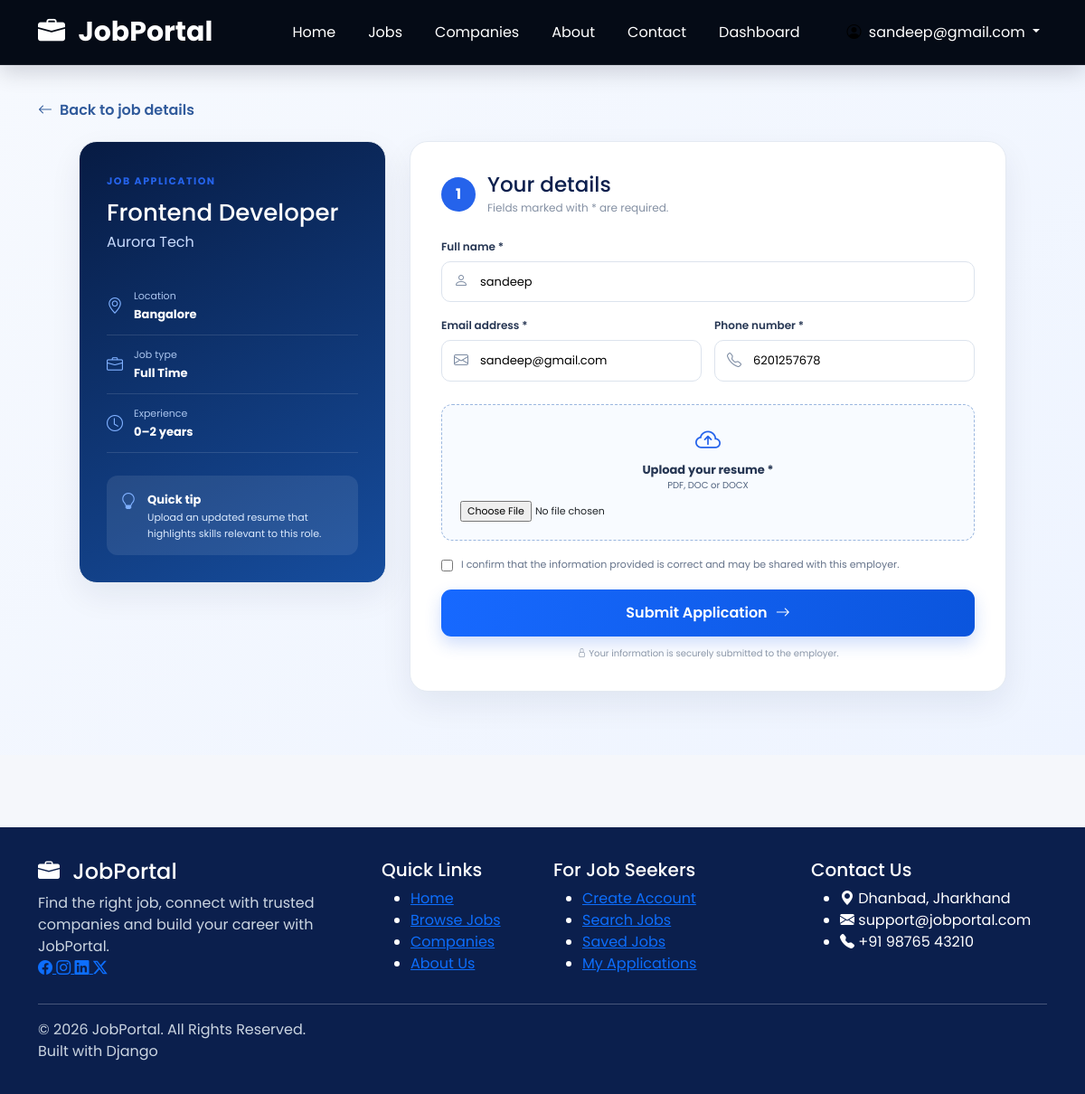
Page /jobs/apply/4/ (signed in) on the committed database.
### accounts/models.py (models this page shows, shortened)
class User(AbstractUser):
    USER_TYPES = (
        ('candidate', 'Candidate'),
        ('employer', 'Employer'),
    )
    user_type = models.CharField(
        max_length=20,
        choices=USER_TYPES
    )
    phone = models.CharField(
        max_length=15,
        blank=True
    )
    profile_image = models.ImageField(
        upload_to='profiles/',
        blank=True,
        null=True
    )
    resume = models.FileField(
    upload_to="resumes/",
    blank=True,
    null=True
)

### jobs/models.py (models this page shows, shortened)
class Job(models.Model):
    JOB_TYPES = (
        ("full_time", "Full Time"),
        ("part_time", "Part Time"),
        ("internship", "Internship"),
        ("contract", "Contract"),
        ("remote", "Remote"),
    )
    employer = models.ForeignKey(
        settings.AUTH_USER_MODEL,
        on_delete=models.CASCADE,
        related_name="posted_jobs"
    )
    title = models.CharField(max_length=200)
    company_name = models.CharField(
        max_length=180,
        blank=True
    )
    category = models.CharField(
        max_length=100,
        blank=True
    )
    job_type = models.CharField(
        max_length=20,
        choices=JOB_TYPES
    )
    location = models.CharField(max_length=150)
    experience = models.CharField(
        max_length=100,
        blank=True
    )
    minimum_salary = models.PositiveIntegerField(
        blank=True,
        null=True
    )
    maximum_salary = models.PositiveIntegerField(
        blank=True,
        null=True
    )
    description = models.TextField()
    requirements = models.TextField()
    skills = models.CharField(
        max_length=500,
        blank=True
    )
    application_deadline = models.DateField(
        blank=True,
        null=True
    )
    number_of_vacancies = models.PositiveIntegerField(
        default=1
    )
    work_mode = models.CharField(
        max_length=50,
        blank=True
    )
    education_level = models.CharField(
        max_length=100,
        blank=True
    )
    benefits = models.CharField(
        max_length=500,
        blank=True
    )
    company_logo = models.ImageField(
        upload_to="company_logos/",
        blank=True,
        null=True
    )
    is_active = models.BooleanField(default=True)
    created_at = models.DateTimeField(auto_now_add=True)
    updated_at = models.DateTimeField(auto_now=True)

### jobs/views.py (the view, shortened to what this page needs)
@login_required
def apply_job(request, job_id):
    job = get_object_or_404(Job, id=job_id, is_active=True)
    if request.user.user_type != "candidate":
        messages.error(request, "Only candidates can apply for jobs.")
        return redirect("job_detail", job_id=job.id)
    already_applied = Application.objects.filter(
        job=job,
        candidate=request.user
    ).exists()
    if already_applied:
        messages.error(request, "You have already applied for this job.")
        return redirect("job_detail", job_id=job.id)
    return render(request, "apply-job.html", {"job": job})

### jobs/context_processors.py (called while the page is built, shortened)
def notification_count(request):
    if request.user.is_authenticated and request.user.user_type == "candidate":
        unread = Notification.objects.filter(candidate=request.user, is_read=False).count()
        return {"candidate_unread_notifications_count": unread, "unread_notifications_count": 0}
    return {"unread_notifications_count": 0, "candidate_unread_notifications_count": 0}

### templates/apply-job.html (shortened to what this page needs)
{% extends "base.html" %}
{% block content %}
<main class="application-page"><div class="container">
  <a class="application-back" href="{% url 'job_detail' job.id %}"><i class="bi bi-arrow-left"></i> Back to job details</a>
  <div class="application-layout">
    <aside class="application-summary"><span class="application-step">JOB APPLICATION</span><h1>{{ job.title|title }}</h1><p class="application-company">{{ job.company_name|default:job.employer.first_name|default:job.employer.username }}</p>
      <div><i class="bi bi-geo-alt"></i><span>Location<strong>{{ job.location }}</strong></span></div><div><i class="bi bi-briefcase"></i><span>Job type<strong>{{ job.get_job_type_display }}</strong></span></div><div><i class="bi bi-clock"></i><span>Experience<strong>{{ job.experience|default:"Not specified" }}</strong></span></div>
      <div class="application-tip"><i class="bi bi-lightbulb"></i><p><strong>Quick tip</strong>Upload an updated resume that highlights skills relevant to this role.</p></div>
    </aside>
    <section class="application-form-card"><div class="form-heading"><span>1</span><div><h2>Your details</h2><p>Fields marked with * are required.</p></div></div>
      <form method="post" enctype="multipart/form-data">{% csrf_token %}
        <div class="application-field"><label for="full_name">Full name *</label><div><i class="bi bi-person"></i><input id="full_name" name="full_name" type="text" value="{{ form_data.full_name|default:request.user.first_name }}" placeholder="Enter your full name" required></div></div>
        <div class="application-fields-row"><div class="application-field"><label for="email">Email address *</label><div><i class="bi bi-envelope"></i><input id="email" name="email" type="email" value="{{ form_data.email|default:request.user.email }}" placeholder="name@example.com" required></div></div><div class="application-field"><label for="phone">Phone number *</label><div><i class="bi bi-telephone"></i><input id="phone" name="phone" type="tel" value="{{ form_data.phone|default:request.user.phone }}" placeholder="10-digit mobile number" pattern="[0-9+ -]{10,20}" required></div></div></div>
        <div class="resume-upload"><label for="resume"><i class="bi bi-cloud-arrow-up"></i><strong>Upload your resume *</strong><span>PDF, DOC or DOCX</span></label><input id="resume" name="resume" type="file" accept=".pdf,.doc,.docx" required></div>
        <label class="application-consent"><input type="checkbox" required><span>I confirm that the information provided is correct and may be shared with this employer.</span></label>
        <button class="submit-application-button" type="submit">Submit Application <i class="bi bi-arrow-right"></i></button><p class="application-security"><i class="bi bi-lock"></i> Your information is securely submitted to the employer.</p>
      </form>
    </section>
  </div>
</div></main>
{% endblock %}

### templates/base.html (shortened to what this page needs)
{% load static %}
<!DOCTYPE html>
<html lang="en">
<head>
    <link href="https://cdn.jsdelivr.net/npm/bootstrap@5.3.3/dist/css/bootstrap.min.css"
          rel="stylesheet">
    <link rel="stylesheet"
          href="https://cdn.jsdelivr.net/npm/bootstrap-icons@1.11.3/font/bootstrap-icons.min.css">
    <link rel="stylesheet"
          href="{% static 'css/style.css' %}">
</head>
<body>
<nav class="navbar navbar-expand-lg navbar-dark main-navbar {% block navbar_extra_class %}{% endblock %}">
    <div class="container">
        <a class="navbar-brand fw-bold"
           href="{% url 'home' %}">
            <i class="bi bi-briefcase-fill me-2"></i>
            JobPortal
        </a>
        <div class="collapse navbar-collapse"
             id="mainNavbar">
            <ul class="navbar-nav ms-auto align-items-lg-center">
                <li class="nav-item">
                    <a class="nav-link"
                       href="{% url 'home' %}">
                        Home
                    </a>
                </li>
                <li class="nav-item">
                    <a class="nav-link"
                       href="{% url 'browse_jobs' %}">
                        Jobs
                    </a>
                </li>
                <li class="nav-item">
                    <a class="nav-link"
                       href="{% url 'companies' %}">
                        Companies
                    </a>
                </li>
                <li class="nav-item">
                    <a class="nav-link"
                       href="{% url 'about' %}">
                        About
                    </a>
                </li>
                <li class="nav-item">
                    <a class="nav-link"
                       href="{% url 'contact' %}">
                        Contact
                    </a>
                </li>
                {% if user.is_authenticated %}
                    {% if user.user_type == "candidate" %}
                        <li class="nav-item">
                            <a class="nav-link"
                               href="{% url 'candidate_dashboard' %}">
                                Dashboard
                            </a>
                        </li>
                    {% endif %}
                    <li class="nav-item dropdown ms-lg-3">
                        <a class="nav-link dropdown-toggle user-dropdown"
                           href="#"
                           role="button"
                           data-bs-toggle="dropdown"
                           aria-expanded="false">
                            <i class="bi bi-person-circle me-1"></i>
                            {{ user.username }}
                        </a>
                    </li>
                {% endif %}
            </ul>
        </div>
    </div>
</nav>
<main>
    {% block content %}
    {% endblock %}
</main>
<footer class="main-footer">
    <div class="container">
        <div class="row gy-4">
            <div class="col-lg-4 col-md-6">
                <h4 class="footer-logo">
                    <i class="bi bi-briefcase-fill me-2"></i>
                    JobPortal
                </h4>
                <p class="footer-description">
                    Find the right job, connect with trusted companies
                    and build your career with JobPortal.
                </p>
                <div class="footer-social-links">
                    <a href="#">
                        <i class="bi bi-facebook"></i>
                    </a>
                    <a href="#">
                        <i class="bi bi-instagram"></i>
                    </a>
                    <a href="#">
                        <i class="bi bi-linkedin"></i>
                    </a>
                    <a href="#">
                        <i class="bi bi-twitter-x"></i>
                    </a>
                </div>
            </div>
            <div class="col-lg-2 col-md-6">
                <h5>Quick Links</h5>
                <ul class="footer-links">
                    <li>
                        <a href="/">Home</a>
                    </li>
                    <li>
                        <a href="/jobs/browse/">Browse Jobs</a>
                    </li>
                    <li>
                        <a href="/companies/">Companies</a>
                    </li>
                    <li>
                        <a href="/about/">About Us</a>
                    </li>
                </ul>
            </div>
            <div class="col-lg-3 col-md-6">
                <h5>For Job Seekers</h5>
                <ul class="footer-links">
                    <li>
                        <a href="/accounts/register/">
                            Create Account
                        </a>
                    </li>
                    <li>
                        <a href="/jobs/browse/">
                            Search Jobs
                        </a>
                    </li>
                    <li>
                        <a href="/jobs/saved-jobs/">
                            Saved Jobs
                        </a>
                    </li>
                    <li>
                        <a href="/jobs/candidate-applications/">
                            My Applications
                        </a>
                    </li>
                </ul>
            </div>
            <div class="col-lg-3 col-md-6">
                <h5>Contact Us</h5>
                <ul class="footer-contact">
                    <li>
                        <i class="bi bi-geo-alt-fill"></i>
                        Dhanbad, Jharkhand
                    </li>
                    <li>
                        <i class="bi bi-envelope-fill"></i>
                        support@jobportal.com
                    </li>
                    <li>
                        <i class="bi bi-telephone-fill"></i>
                        +91 98765 43210
                    </li>
                </ul>
            </div>
        </div>
        <hr class="footer-divider">
        <div class="footer-bottom">
            <p>
                © 2026 JobPortal. All Rights Reserved.
            </p>
            <p>
                Built with Django
            </p>
        </div>
    </div>
</footer>
</body>
</html>

### rows in the picture
User: username "sandeep@gmail.com", full_name "sandeep", email "sandeep@gmail.com", phone "6201257678"
Job: title "Frontend Developer", company_name "Aurora Tech", location "Bangalore", job_type "Full Time", experience "0–2 years"
